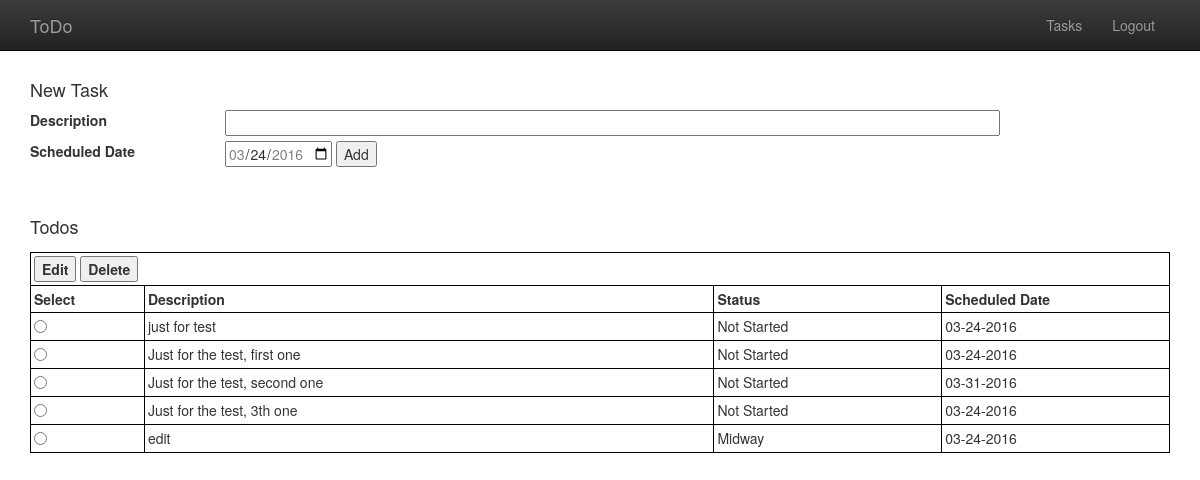
Screenshot of /todo/views/home.php (signed in) with the database file from the repository.
### tables this page shows
CREATE TABLE `todo` (
  `id` int(11) NOT NULL,
  `description` varchar(256) NOT NULL,
  `scheduled_date` date NOT NULL,
  `status` enum('Not Started','Started','Midway','Completed') NOT NULL DEFAULT 'Not Started',
  `owner` varchar(64) NOT NULL
);

### todo/model/mysql_data_access.php (called while the page is built, shortened)
<?php
function get_connection(){
	$connection = mysqli_connect(mysql_HOSTNAME,mysql_USERNAME,mysql_PASSWORD,mysql_DATABASE,mysql_PORT);
	return $connection;
}
function convert_mysql_todo_array_to_map($tdo){
	return array(
		todo_ID=> $tdo["id"],
		todo_DESCRIPTION=> $tdo["description"],
		todo_DATE=> date("m-d-Y", strtotime($tdo["scheduled_date"])),
		todo_STATUS=> $tdo["status"]
	);
}
function get_todo_array($user){
	$query = "SELECT * FROM todo WHERE owner='$user'";
    $connection = get_connection();
    $resultSet = mysqli_query($connection, $query);
    $todos = [];
    while ($task = mysqli_fetch_array($resultSet)) {
        $todos[] = convert_mysql_todo_array_to_map($task);
    }
    return $todos;
}
?>

### todo/service/data_service.php (called while the page is built, shortened)
<?php
if(DATASOURCE_TYPE === DATASOURCE_JSON){
	require_once(__DIR__ . "/../model/json_data_access.php");
} else if(DATASOURCE_TYPE === DATASOURCE_CSV) {
	require_once(__DIR__ . "/../model/csv_data_access.php");
} else if(DATASOURCE_TYPE === DATASOURCE_MYSQL){
	require_once(__DIR__ . "/../model/mysql_data_access.php");
}
function get_todos($owner){
	return get_todo_array($owner);
}
?>

### todo/views/home.php (the view, shortened to what this page needs)
<?php
$navMarkup = "";
$navMarkup = $navMarkup . "<li><a href=\"" . APPLICATION_ROOT . "/views/home.php\">Tasks</a></li>";
$navMarkup = $navMarkup . "<li><a href=\"" . APPLICATION_ROOT . "/controller/auth.php\">Logout</a></li>";
require_once(__DIR__ . "/../service/data_service.php");
$tasks = array();
if(isset($_SESSION[CURRENT_USER])){
    $userId = $_SESSION[CURRENT_USER];
    $tasks = get_todos($userId);
}
require_once("header.php");
?>
        <div class="container">
            <form action="<?php echo CONTROLLER ?>/todo.php" method="POST">
                <div class="row" style="margin-top:20px">
                    <div class="col-xs-12">
                        <h4>New Task</h4>
                    </div>
                </div>
                <div class="row">
                    <div class="col-xs-2">
                        <label>Description</label>
                    </div>
                    <div class="col-xs-10">
                        <input type="text" name="description" size="100" />
                    </div>
                </div>
                <div class="row" style="margin-top: 5px">
                    <div class="col-xs-2">
                        <label>Scheduled Date</label>
                    </div>
                    <div class="col-xs-10"><?php $maxDate = strtotime("+7 day");?>
                        <input type="date" name="scheduledDate" min="<?php echo date('Y-m-d'); ?>"
                            max="<?php echo date('Y-m-d',$maxDate); ?>" value="<?php echo date('Y-m-d'); ?>" />
                        <input type="submit" name="action" value="Add" />
                    </div>
                </div>
                <div class="row">&nbsp;</div>
                <div class="row" style="margin-top:20px">
                    <div class="col-xs-12">
                        <h4>Todos</h4>
                    </div>
                </div>
                <div class="row" style="margin-top:5px">
                    <div class="col-xs-12">
                        <table>
                            <thead>
                                <?php
                                if (count($tasks) > 0) {
                                ?>
                                    <tr>
                                        <th colspan="4">
                                            <input type="submit" name="action" value="Edit" />
                                            <input type="submit" name="action" value="Delete" id="deleteBtn" />
                                        </th>
                                    </tr>
                                <?php
                                }
                                ?>
                                <tr>
                                    <th>Select</th>
                                    <th>Description</th>
                                    <th>Status</th>
                                    <th>Scheduled Date</th>
                                </tr>
                            </thead>
                            <tbody>
                                <?php
                                if (count($tasks) == 0) {
                                    ?>
                                    <tr>
                                        <td colspan="4">
                                            No tasks found. Enjoy your day. :)
                                        </td>
                                    </tr>
                                    <?php
                                } else {
                                    for ($index = 0; $index < count($tasks); $index++) {
                                        $task = $tasks[$index];
                                        ?>
                                        <tr>
                                            <td class="select">
                                                <input type="radio" name="todoId" value="<?php echo $task[todo_ID] ?>" />
                                            </td>
                                            <td class="description"><?php echo $task[todo_DESCRIPTION] ?></td>
                                            <td class="status"><?php echo $task[todo_STATUS] ?></td>
                                            <td class="date"><?php echo $task[todo_DATE] ?></td>
                                        </tr>
                                        <?php
                                    }
                                }
                                ?>
                            </tbody>
                        </table>
                    </div>
                </div>
            </form>
        </div>
<?php
require_once("footer.php");
?>

### todo/views/header.php (shortened to what this page needs)
<!DOCTYPE html>
<html lang="en">
    <head>
        <link rel="stylesheet" href="<?php echo CSS ?>/bootstrap.min.css">
        <link rel="stylesheet" href="<?php echo CSS ?>/bootstrap-theme.min.css">
        <link rel="stylesheet" href="<?php echo CSS ?>/todo.css">
    </head>
    <body>
        <div class="navbar navbar-inverse navbar-fixed-top" role="navigation">
            <div class="container">
                <div class="navbar-header">
                    <a class="navbar-brand" href="<?php echo APPLICATION_ROOT ?>/index.php">ToDo</a>
                </div>
                <div class="collapse navbar-collapse">
                    <ul class="nav navbar-nav pull-right">
                        <?php echo $navMarkup; ?>
                    </ul>
                </div>
            </div>
        </div>

### todo/views/footer.php
    </body>
</html>

### todo/resources/css/todo.css (style rules this page uses)
body { padding-top: 50px; }
table { border: solid 1px #000; border-collapse: collapse; width: 100%; }
th, td { padding:3px; border:solid 1px #000; }
td.select { width:10%; }
td.description { width:50%; }
td.status { width:20%; }
td.date { width:20%; }

### rows the page displays
todo: description "just for test", status "Not Started", task "03-24-2016"
todo: description "Just for the test, first one", status "Not Started", task "03-24-2016"
todo: description "Just for the test, second one", status "Not Started", task "03-31-2016"
todo: description "Just for the test, 3th one", status "Not Started", task "03-24-2016"
todo: description "edit", status "Midway", task "03-24-2016"
